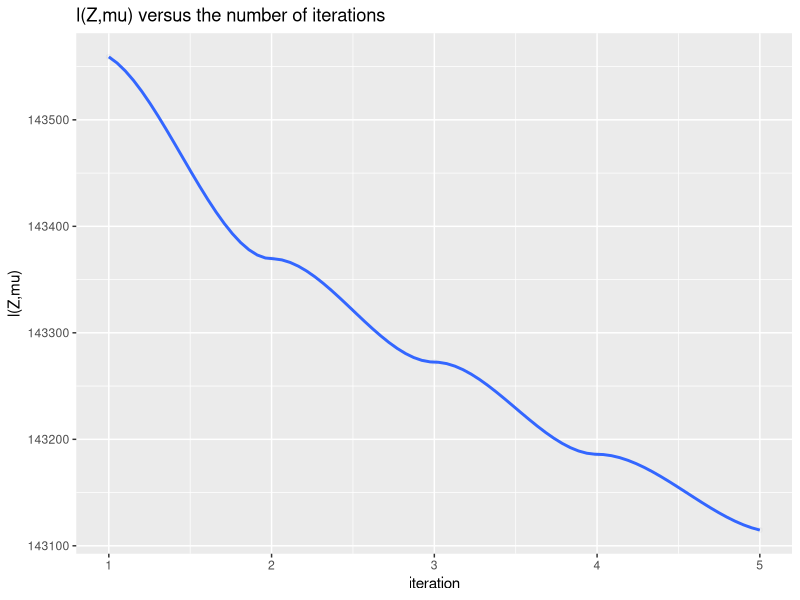
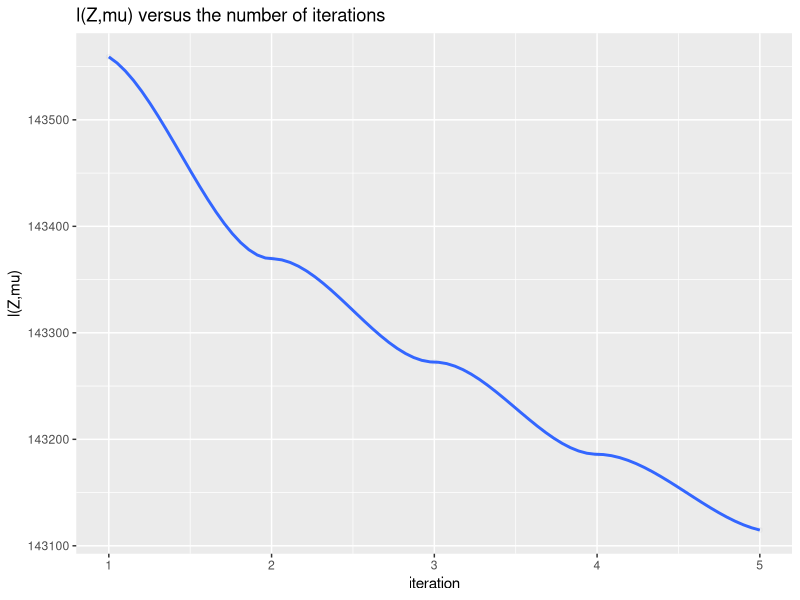

These charts were generated, in order, by the following R code:
library(ggplot2)

setwd('/Users/deflaux/rework/projects/Clustering')
set.seed(42)

# three nodes
totalDistance = c( 143559.10939817992,
                   143369.591697176,
                   143272.5103684651,
                   143185.9465843796,
                   143114.7752995141)

qplot(seq(1, length(totalDistance)), totalDistance, 
      geom=c("point", "smooth"), alpha=I(1/50),
      main="l(Z,mu) versus the number of iterations",
      xlab="iteration",
      ylab="l(Z,mu)")

ggsave("wikipediaLikelihood.jpg")